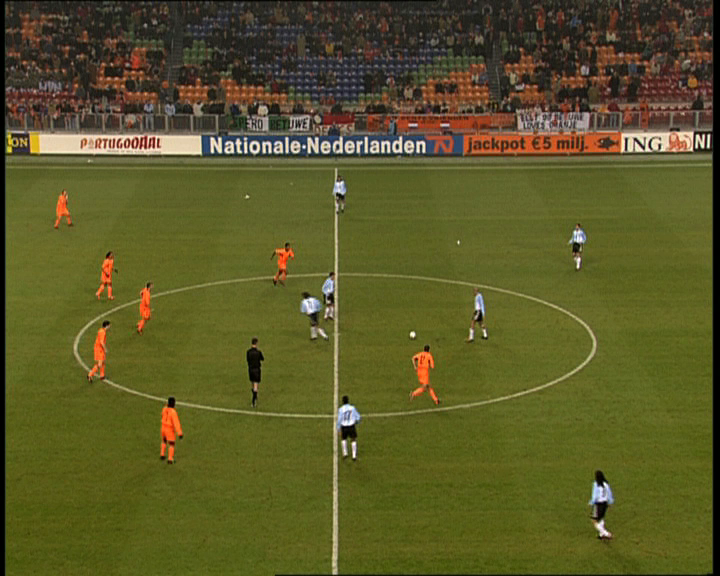
%> input picture trunk/lab5/framesVoetbal/Frame0085.png, 720 x 576 px; its folder holds 4 pictures in this run
$ octave --eval "result = getSettings;"   (GNU Octave 9; MATLAB toolbox functions it lacks are replaced by stand-ins)
%> lines starting %> are read from the running program, lines starting %| are printed output that depends on the picture
### trunk/lab5/rgb2color.m
function img = rgb2color(img, settings)
% [5 lines of commented-out code are left out]

persistent srgb2xyz xyz2xyl

%% change colorspace
switch lower(settings.color)
    %case {settings.COLOR.RGB}
    %   no conversion needed

    case {settings.COLOR.rg}
        % prepare variables
        R = img(:,:,1);
        G = img(:,:,2);
        r = ones(size(img(:,:,1))) * 1/3;
        g = r;

        % calculate normalised rgb
        norm = sum(img,3);
        mask = norm > 0;
        r(mask) = R(mask)./norm(mask);
        g(mask) = G(mask)./norm(mask);

        % put all variables in 1 image
        img = cat(3,r,g);

    case {settings.COLOR.XY}
        % prepare transforms
        if isempty(srgb2xyz) || isempty(xyz2xyl)
            srgb2xyz = makecform('srgb2xyz');
            xyz2xyl = makecform('xyz2xyl');
        end

        % transform
        img = applycform(img,srgb2xyz);
        img = applycform(img,xyz2xyl);

        %remove luminance
        img = img(:,:,1:2);

    case {settings.COLOR.H}
        % transform to hsv, remove sv
        img = rgb2hsv(img);
        img = img(:,:,1);

    case {settings.COLOR.HS}
        % transform to hsv, remove v
        img = rgb2hsv(img);
        img = img(:,:,1:2);

    case {settings.COLOR.HSV}
        % transform to hsv
        img = rgb2hsv(img);
end

### trunk/lab5/getSettings.m
function settings = getSettings(varargin)
%GETSETTINGS initialises all needed setting including reading all frames
% SETTINGS = GETSETTINGS(varargin)
% SETTINGS = a struct with all needed settings for the meanshift tracker
% varargin = argument (key-value)tuples,
%   1st argument {'color', 'N', 'getRoi'}
%   2nd argument the corresponding value for settings
% it is not advised to use varargin, but to edit this file.
% All other variables have to be defined in the getSettings file itself.

% declare settings vars
% CAPITALS indicate unchangebles
settings = struct(  'COLOR', struct('RGB', 0, 'XY', 1, 'rg', 2, 'H', 3, 'HS', 4, 'HSV', 5),...
                    'GETROI', struct('ON', 1, 'OFF', 0),...
                    'PROF', struct('ON', 0, 'OFF', 1),...
                    'CACHE', struct('ON', true, 'OFF', false));

%% instantiate default settings
% define colorspace
settings.color = settings.COLOR.RGB;

% define if region of interest should manually be selected
settings.getRoi = settings.GETROI.ON;

% set profiling on off
settings.prof = settings.PROF.OFF;

% enable framereader caching
settings.cache = settings.CACHE.ON;

% set default ROI
settings.Roi = [575, 230, 10, 40];

% set frames source
settings.movieName = 'voetbal';

% set frame range to be read
%settings.frameRange = 3147:3247;
settings.frameRange = 85:139;
%settings.frameRange = 85:115;

% set bucketnumbers for histogramming, N per dimension
settings.N = 16;

% set rate by which frames should be downsampled without smoothing
settings.downSampleRate = 2;

% set skip frames for tracking
settings.skipFramesStepsize = 1;

% set if movie should be saved and or shown
settings.saveAndShowMovie = 0;

% set where image should be cropped
settings.imageCropRange = 1:250;

% set the color of tracking bounding box
settings.TrackColor = [0, 0, 0]; % black

% set number of histogram bins N per color space dimension
switch(lower(settings.color))
    case {settings.COLOR.H}
        settings.NBins = settings.N;
    case {settings.COLOR.XY, settings.COLOR.rg, settings.COLOR.HS}
        settings.NBins = settings.N * ones(1,2);
    case {settings.COLOR.RGB, settings.COLOR.HSV}
        settings.NBins = settings.N * ones(1,3);
end


%% overwrite defaults if there were inputs
if(mod(nargin, 2)~=0)
    error('Need even inputs')
end

% set input arguments {color, n, getroi}
for i=1:2:nargin
    switch lower(varargin{i})
        case {'n'}
            settings.N = varargin{i+1};
        case {'color'}
            settings.color = varargin{i+1};
        case {'getroi'}
            settings.getRoi = varargin{i+1};
    end
end

% read all frames using the frame reader
settings.frames = FrameReader(settings);
% [25 lines not run here, left out]
function frames = FrameReader(settings)
%FRAMEREADER reads frames as specified in settings
% FRAMES = FRAMEREADER(SETTINGS)
% FRAMES = a m*n*d*i frame matrix where
%   m*n is the image size
%   d is dependent on the colorspace
%   i is the number of frames in the movie
% SETTINGS = settings structure (see getSettings.m)

movieName = settings.movieName;

% if we can cache do so & else read in png's
if(exist('frames.mat')==2 && settings.cache == settings.CACHE.ON)
    disp('loading frames.mat');
    load frames.mat;
    disp('done loading frames.mat');
else
    disp('loading frames from png');
    switch lower(movieName)
        case {'voetbal'}
            sFile = sprintf('framesVoetbal/Frame%04d.png',settings.frameRange(1));
        case{'snowboard'}
            sFile = sprintf('framesSnowboard/%08d.png',settings.frameRange(1));
        case {'parachute'}
            sFile = sprintf('framesParachute/%08d.png',settings.frameRange(1));
    end

    % reading 1st frame to get framesizes
    frame = im2double(imread(sFile));
    % crop image
    frame = frame(settings.imageCropRange,settings.imageCropRange,:);
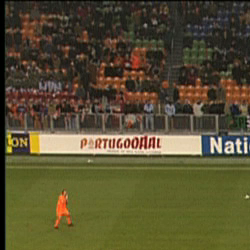
%> frame: size 250x250x3 double; mean R, G, B 0.342, 0.313, 0.197
    % downsample
    frame = frame(1:settings.downSampleRate:end,1:settings.downSampleRate:end,:);
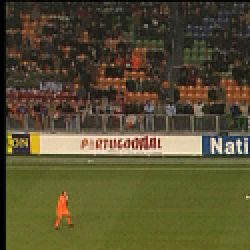
%> frame: size 125x125x3 double (shown 2 times larger); mean R, G, B 0.34, 0.311, 0.195
    % color convert
    frame = rgb2color(frame, settings);
    [m,n,p] = size(frame);
%> m = 125; n = 125; p = 3

    % declare frames before reading all in for optimization
    frames = zeros([m, n, p, length(settings.frameRange)]);

    fprintf('progress %04.1f%%', 0);
    for i = 1:settings.skipFramesStepsize:length(settings.frameRange)
        fprintf('\b\b\b\b\b\b %4.1f%%', i/length(settings.frameRange) * 100);
        switch lower(movieName)
            case {'voetbal'}
                sFile = sprintf('framesVoetbal/Frame%04d.png',settings.frameRange(i));
            case{'snowboard'}
                sFile = sprintf('framesSnowboard/%08d.png',settings.frameRange(i));
            case{'parachute'}
                sFile = sprintf('framesParachute/%08d.png',settings.frameRange(i));
        end
        frame = im2double(imread(sFile));
        % crop image
        frame = frame(settings.imageCropRange,settings.imageCropRange,:);
        % downsample
        frame = frame(1:settings.downSampleRate:end,1:settings.downSampleRate:end,:);
        % color convert
        frame = rgb2color(frame, settings);
        % store in frames
        frames(:,:,:,i) = frame;
    end
%> pass 2 of the loop in FrameReader, `for i = 1:settings.skipFramesStepsize:length(settings.frameRange)`:
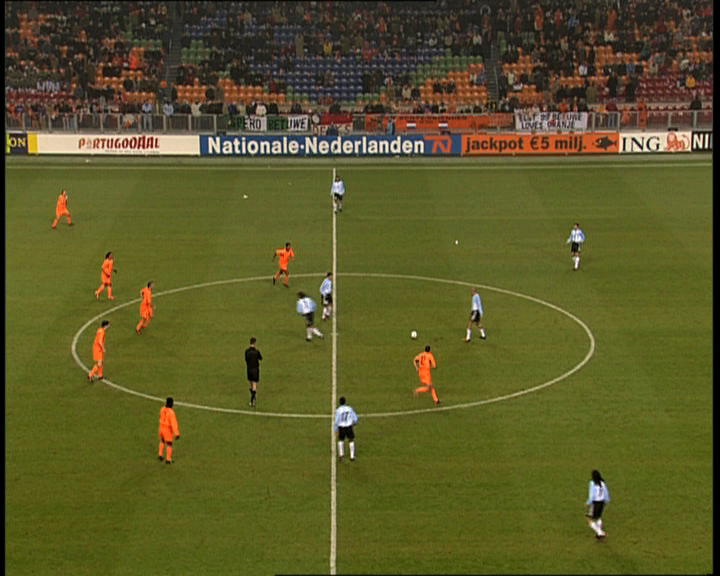
%> input picture trunk/lab5/framesVoetbal/Frame0086.png, 720 x 576 px
%> in FrameReader, `frame = frame(settings.imageCropRange,settings.imageCropRange,:);`:
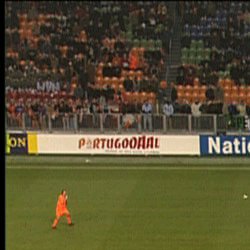
%> frame: size 250x250x3 double; mean R, G, B 0.342, 0.313, 0.197; mean of the top-left, top-right, bottom-left and bottom-right quarters 0.204, 0.213, 0.364, 0.355
%> in FrameReader, `frame = frame(1:settings.downSampleRate:end,1:settings.downSampleRate:..`:
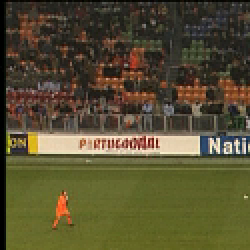
%> frame: size 125x125x3 double (shown 2 times larger); mean R, G, B 0.34, 0.312, 0.196
%> pass 3 of the loop in FrameReader, `for i = 1:settings.skipFramesStepsize:length(settings.frameRange)`:
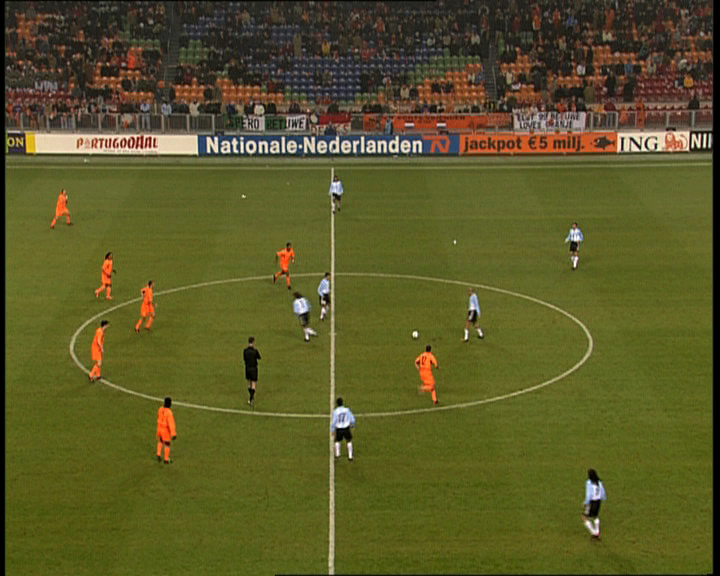
%> input picture trunk/lab5/framesVoetbal/Frame0087.png, 720 x 576 px
%> in FrameReader, `frame = frame(settings.imageCropRange,settings.imageCropRange,:);`:
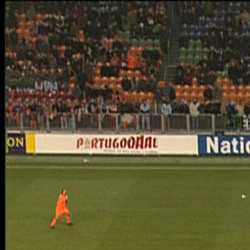
%> frame: size 250x250x3 double; mean R, G, B 0.341, 0.313, 0.197
%> in FrameReader, `frame = frame(1:settings.downSampleRate:end,1:settings.downSampleRate:..`:
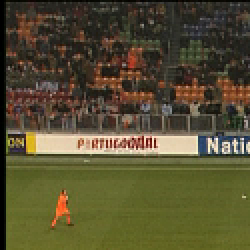
%> frame: size 125x125x3 double (shown 2 times larger); mean R, G, B 0.34, 0.312, 0.196; mean of the top-left, top-right, bottom-left and bottom-right quarters 0.201, 0.212, 0.361, 0.354
%> the loop made 5 passes; the first 3 are shown
    disp(' ');
    disp('saving to frames.mat...');
    save frames.mat frames;
    disp('done');
end
%> (the run ends here)
